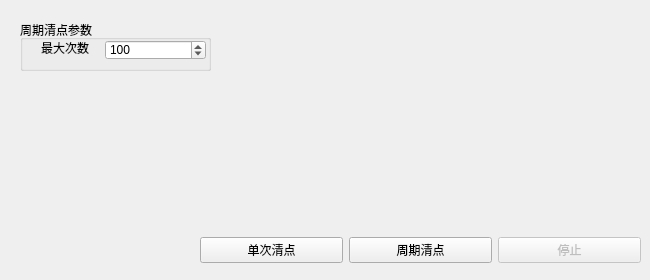
        <widget class="QWidget" name="page_25">
         <widget class="QWidget" name="layoutWidget_19">
          <property name="geometry">
           <rect>
            <x>200</x>
            <y>230</y>
            <width>441</width>
            <height>41</height>
           </rect>
          </property>
          <layout class="QHBoxLayout" name="horizontalLayout_30">
           <item>
            <widget class="QPushButton" name="epcInventOnceButton">
             <property name="text">
              <string>单次清点</string>
             </property>
            </widget>
           </item>
           <item>
            <widget class="QPushButton" name="epcInventCycleButton">
             <property name="text">
              <string>周期清点</string>
             </property>
            </widget>
           </item>
           <item>
            <widget class="QPushButton" name="epcInventStopButton">
             <property name="enabled">
              <bool>false</bool>
             </property>
             <property name="text">
              <string>停止</string>
             </property>
            </widget>
           </item>
          </layout>
         </widget>
         <widget class="QGroupBox" name="groupBox_44">
          <property name="enabled">
           <bool>true</bool>
          </property>
          <property name="geometry">
           <rect>
            <x>20</x>
            <y>20</y>
            <width>191</width>
            <height>51</height>
           </rect>
          </property>
          <property name="title">
           <string>周期清点参数</string>
          </property>
          <property name="checkable">
           <bool>false</bool>
          </property>
          <property name="checked">
           <bool>false</bool>
          </property>
          <widget class="QLabel" name="label_194">
           <property name="geometry">
            <rect>
             <x>21</x>
             <y>20</y>
             <width>48</width>
             <height>16</height>
            </rect>
           </property>
           <property name="text">
            <string>最大次数</string>
           </property>
          </widget>
          <widget class="QSpinBox" name="epcCycleNum">
           <property name="geometry">
            <rect>
             <x>85</x>
             <y>20</y>
             <width>101</width>
             <height>20</height>
            </rect>
           </property>
           <property name="maximum">
            <number>1000000</number>
           </property>
           <property name="value">
            <number>100</number>
           </property>
          </widget>
         </widget>
        </widget>
